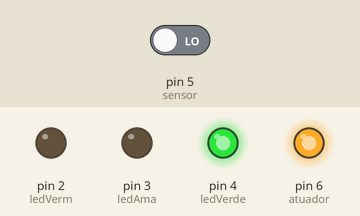
Simulated run of this sketch. Board: Arduino Uno, built with avr-gcc and run on an emulated ATmega328P. Parts: output pins drawn as LEDs (lit = HIGH). Inputs (shaded band) come from the test bench; at power-on: pin 5 (sensor) LOW.

Above: at 1.2 s.
1.3 s: pin 5 (sensor) driven HIGH
At 1.8 s:
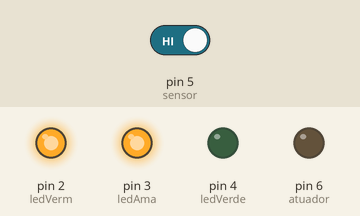
2.8 s: pin 5 (sensor) driven LOW
At 4.2 s:
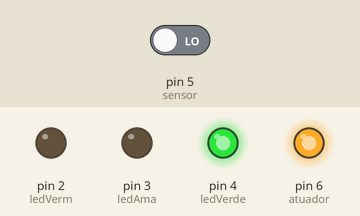
Timing chart, 0 to 5.8 s (numbered marks = the images above; inputs shaded):
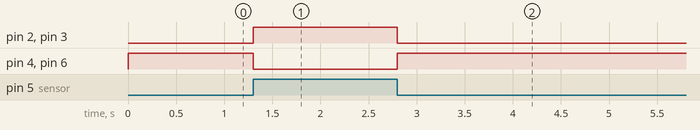

The sketch:

regaAuto.ino
```cpp
#define sensor 5
#define atuador 6
#define ledVerm 2
#define ledAma 3
#define ledVerde 4
void setup() {
  Serial.begin(9600);
  pinMode(sensor, INPUT);
  pinMode(atuador, OUTPUT);
  pinMode(ledVerm, OUTPUT);
  pinMode(ledAma, OUTPUT);
  pinMode(ledVerde, OUTPUT);
}
void loop() {
  if ( digitalRead(sensor) ) //seco
  {
    digitalWrite(ledVerm, HIGH);
    digitalWrite(ledAma, HIGH);
    digitalWrite(ledVerde, LOW);
    digitalWrite(atuador, LOW); //liga em baixa
  } else {//umido
    digitalWrite(ledVerm, LOW);
    digitalWrite(ledAma, LOW);
    digitalWrite(ledVerde, HIGH);
    digitalWrite(atuador, HIGH); //desliga em alta
  }
}
```

Measured:
- after the input at 1.3 s, pin 2 (ledVerm), pin 3 (ledAma): LOW → HIGH at once; pin 4 (ledVerde), pin 6 (atuador): HIGH → LOW at once
- after the input at 2.8 s, pin 2 (ledVerm), pin 3 (ledAma): HIGH → LOW at once; pin 4 (ledVerde), pin 6 (atuador): LOW → HIGH at once
